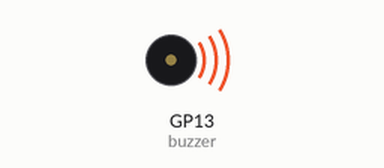
Simulated run of this program. Board: Raspberry Pi Pico running CircuitPython. Parts: buzzer (waves = sounding). At 1.0 s the program ends and the board releases its pins; the recording ends there.

Above: at 0.1 s.
Timing chart, 0 to 1.0 s (numbered marks = the images above):
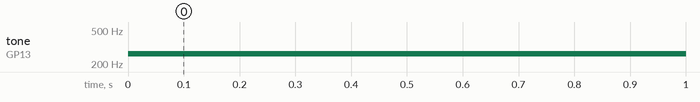

The program:

Lab12_TEST2.py
```python
import board
import time
import pwmio

# 設定 GP13 為 PWMOut 物件, 並命名為 buzzer
# 設定 frequency 頻率為 Do 262Hz
buzzer = pwmio.PWMOut(board.GP13,
                      frequency=262,
                      duty_cycle=0)
buzzer.duty_cycle = 2**8   # 設定工作週期(音量)為 2**15
time.sleep(1)               # 暫停 1 秒鐘
buzzer.duty_cycle = 0       # 設定工作週期(音量)為 0
```

Measured:
- by itself, tone on GP13 (buzzer): silent → 262 Hz at 0.00 s
